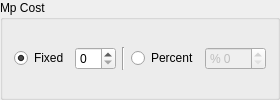
                 <widget class="QGroupBox" name="groupSkillCost">
                  <property name="title">
                   <string>Mp Cost</string>
                  </property>
                  <layout class="QGridLayout" name="gridLayout_54">
                   <item row="0" column="0">
                    <widget class="QRadioButton" name="radioSkillFixedCost">
                     <property name="text">
                      <string>Fixed</string>
                     </property>
                     <property name="checked">
                      <bool>true</bool>
                     </property>
                    </widget>
                   </item>
                   <item row="0" column="1">
                    <widget class="QSpinBox" name="spinSkillFixedCost"/>
                   </item>
                   <item row="0" column="3">
                    <widget class="QRadioButton" name="radioSkillPercentCost">
                     <property name="text">
                      <string>Percent</string>
                     </property>
                    </widget>
                   </item>
                   <item row="0" column="4">
                    <widget class="QSpinBox" name="spinSkillPercentCost">
                     <property name="enabled">
                      <bool>false</bool>
                     </property>
                     <property name="prefix">
                      <string>% </string>
                     </property>
                     <property name="maximum">
                      <number>100</number>
                     </property>
                    </widget>
                   </item>
                   <item row="0" column="2">
                    <widget class="Line" name="line">
                     <property name="orientation">
                      <enum>Qt::Vertical</enum>
                     </property>
                    </widget>
                   </item>
                  </layout>
                 </widget>
